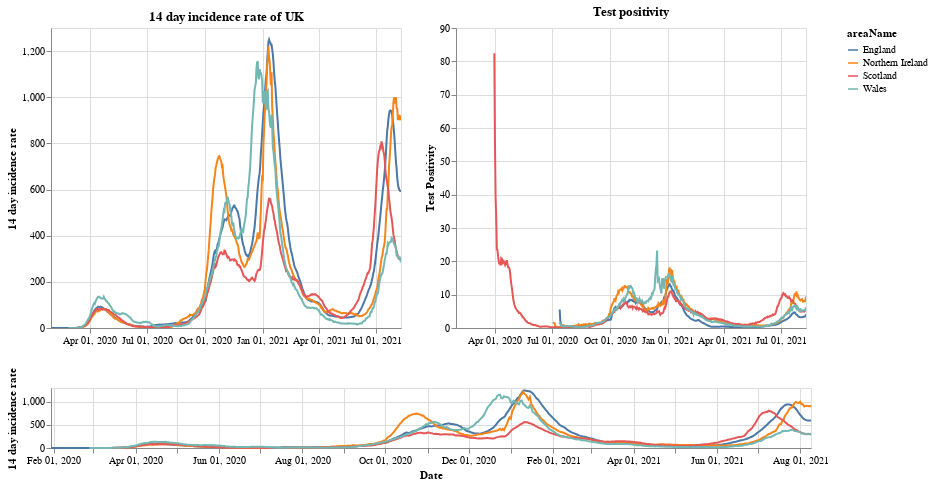

Write notebook code for a chart like this one.
### Markdown cell above
# Plots

First a plot with each country in the UK. The top right shows the positivity rate for (which is the percentage of registered tests which were positive) while the top left is the 14 day incidence rate. The bottom chart can be used to select the timeframe (does not work on a mobile device).

### Code cell
#collapse
brush = alt.selection(type='interval', name='DateBrush',encodings=['x'],fields=['Time'])
leg_selection = alt.selection_multi(fields=['areaName'], bind='legend')

base = alt.Chart(uk_cases).mark_line().encode(
    x=alt.X("yearmonthdate(date):T", axis=alt.Axis(title='Date')),
    y=alt.Y("twoWeeklyCasesRate:Q", axis=alt.Axis(title='14 day incidence rate')),
    tooltip=['areaName', 'date','twoWeeklyCasesRate', 'testPositivity'],
    color='areaName',
    opacity=alt.condition(leg_selection, alt.value(2), alt.value(0.1))
).add_selection(leg_selection).properties(width=350)

upper = base.encode(alt.X('yearmonthdate(date):T', axis=alt.Axis(title=''),
                         scale=alt.Scale(domain=brush))
                   ).properties(title=f'14 day incidence rate of UK')
upper_right = upper.encode(alt.Y('testPositivity:Q', axis=alt.Axis(title='Test Positivity'))).properties(title='Test positivity')
lower = base.properties(height=60, width = 760).add_selection(brush)

(upper | upper_right) & lower

### Figure 1 — Vega-Lite specification as saved in the notebook (floating-point values rounded to 4 significant figures; data arrays with more than 128 entries replaced by an {"elided": "..."} marker saying what was removed)
{"config": {"view": {"continuousWidth": 400, "continuousHeight": 300}}, "vconcat": [{"hconcat": [{"mark": "line", "encoding": {"color": {"type": "nominal", "field": "areaName"}, "opacity": {"condition": {"value": 2, "selection": "selector001"}, "value": 0.1}, "tooltip": [{"type": "nominal", "field": "areaName"}, {"type": "temporal", "field": "date"}, {"type": "quantitative", "field": "twoWeeklyCasesRate"}, {"type": "quantitative", "field": "testPositivity"}], "x": {"type": "temporal", "axis": {"title": ""}, "field": "date", "scale": {"domain": {"selection": "DateBrush"}}, "timeUnit": "yearmonthdate"}, "y": {"type": "quantitative", "axis": {"title": "14 day incidence rate"}, "field": "twoWeeklyCasesRate"}}, "selection": {"selector001": {"type": "multi", "fields": ["areaName"], "bind": "legend"}}, "title": "14 day incidence rate of UK", "width": 350}, {"mark": "line", "encoding": {"color": {"type": "nominal", "field": "areaName"}, "opacity": {"condition": {"value": 2, "selection": "selector001"}, "value": 0.1}, "tooltip": [{"type": "nominal", "field": "areaName"}, {"type": "temporal", "field": "date"}, {"type": "quantitative", "field": "twoWeeklyCasesRate"}, {"type": "quantitative", "field": "testPositivity"}], "x": {"type": "temporal", "axis": {"title": ""}, "field": "date", "scale": {"domain": {"selection": "DateBrush"}}, "timeUnit": "yearmonthdate"}, "y": {"type": "quantitative", "axis": {"title": "Test Positivity"}, "field": "testPositivity"}}, "selection": {"selector001": {"type": "multi", "fields": ["areaName"], "bind": "legend"}}, "title": "Test positivity", "width": 350}]}, {"mark": "line", "encoding": {"color": {"type": "nominal", "field": "areaName"}, "opacity": {"condition": {"value": 2, "selection": "selector001"}, "value": 0.1}, "tooltip": [{"type": "nominal", "field": "areaName"}, {"type": "temporal", "field": "date"}, {"type": "quantitative", "field": "twoWeeklyCasesRate"}, {"type": "quantitative", "field": "testPositivity"}], "x": {"type": "temporal", "axis": {"title": "Date"}, "field": "date", "timeUnit": "yearmonthdate"}, "y": {"type": "quantitative", "axis": {"title": "14 day incidence rate"}, "field": "twoWeeklyCasesRate"}}, "height": 60, "selection": {"selector001": {"type": "multi", "fields": ["areaName"], "bind": "legend"}, "DateBrush": {"type": "interval", "encodings": ["x"], "fields": ["Time"]}}, "width": 760}], "data": {"name": "data-ed93e4648c6504dd32a4a5bf328c780f"}, "$schema": "https://vega.github.io/schema/vega-lite/v4.8.1.json", "datasets": {"data-ed93e4648c6504dd32a4a5bf328c780f": {"elided": "2140 records"}}}
